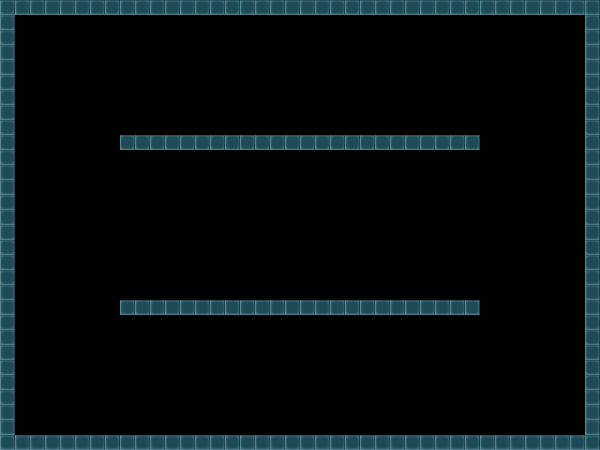

A level layout from a 2D game, rendered from its tile map. Below: a short description, then the map file with its tile-grid data intact:
An orthogonal 40x30 tile map with 15x15 px tiles, 1 tile layer (Tile Layer 1).

<map version="1.0" orientation="orthogonal" renderorder="right-down" width="40" height="30" tilewidth="15" tileheight="15" nextobjectid="1">
 <tileset firstgid="1" source="wall.tsx" />
 <layer name="Tile Layer 1" width="40" height="30">
  <data encoding="csv">
1,1,1,1,1,1,1,1,1,1,1,1,1,1,1,1,1,1,1,1,1,1,1,1,1,1,1,1,1,1,1,1,1,1,1,1,1,1,1,1,
1,0,0,0,0,0,0,0,0,0,0,0,0,0,0,0,0,0,0,0,0,0,0,0,0,0,0,0,0,0,0,0,0,0,0,0,0,0,0,1,
1,0,0,0,0,0,0,0,0,0,0,0,0,0,0,0,0,0,0,0,0,0,0,0,0,0,0,0,0,0,0,0,0,0,0,0,0,0,0,1,
1,0,0,0,0,0,0,0,0,0,0,0,0,0,0,0,0,0,0,0,0,0,0,0,0,0,0,0,0,0,0,0,0,0,0,0,0,0,0,1,
1,0,0,0,0,0,0,0,0,0,0,0,0,0,0,0,0,0,0,0,0,0,0,0,0,0,0,0,0,0,0,0,0,0,0,0,0,0,0,1,
1,0,0,0,0,0,0,0,0,0,0,0,0,0,0,0,0,0,0,0,0,0,0,0,0,0,0,0,0,0,0,0,0,0,0,0,0,0,0,1,
1,0,0,0,0,0,0,0,0,0,0,0,0,0,0,0,0,0,0,0,0,0,0,0,0,0,0,0,0,0,0,0,0,0,0,0,0,0,0,1,
1,0,0,0,0,0,0,0,0,0,0,0,0,0,0,0,0,0,0,0,0,0,0,0,0,0,0,0,0,0,0,0,0,0,0,0,0,0,0,1,
1,0,0,0,0,0,0,0,0,0,0,0,0,0,0,0,0,0,0,0,0,0,0,0,0,0,0,0,0,0,0,0,0,0,0,0,0,0,0,1,
1,0,0,0,0,0,0,0,1,1,1,1,1,1,1,1,1,1,1,1,1,1,1,1,1,1,1,1,1,1,1,1,0,0,0,0,0,0,0,1,
1,0,0,0,0,0,0,0,0,0,0,0,0,0,0,0,0,0,0,0,0,0,0,0,0,0,0,0,0,0,0,0,0,0,0,0,0,0,0,1,
1,0,0,0,0,0,0,0,0,0,0,0,0,0,0,0,0,0,0,0,0,0,0,0,0,0,0,0,0,0,0,0,0,0,0,0,0,0,0,1,
1,0,0,0,0,0,0,0,0,0,0,0,0,0,0,0,0,0,0,0,0,0,0,0,0,0,0,0,0,0,0,0,0,0,0,0,0,0,0,1,
1,0,0,0,0,0,0,0,0,0,0,0,0,0,0,0,0,0,0,0,0,0,0,0,0,0,0,0,0,0,0,0,0,0,0,0,0,0,0,1,
1,0,0,0,0,0,0,0,0,0,0,0,0,0,0,0,0,0,0,0,0,0,0,0,0,0,0,0,0,0,0,0,0,0,0,0,0,0,0,1,
1,0,0,0,0,0,0,0,0,0,0,0,0,0,0,0,0,0,0,0,0,0,0,0,0,0,0,0,0,0,0,0,0,0,0,0,0,0,0,1,
1,0,0,0,0,0,0,0,0,0,0,0,0,0,0,0,0,0,0,0,0,0,0,0,0,0,0,0,0,0,0,0,0,0,0,0,0,0,0,1,
1,0,0,0,0,0,0,0,0,0,0,0,0,0,0,0,0,0,0,0,0,0,0,0,0,0,0,0,0,0,0,0,0,0,0,0,0,0,0,1,
1,0,0,0,0,0,0,0,0,0,0,0,0,0,0,0,0,0,0,0,0,0,0,0,0,0,0,0,0,0,0,0,0,0,0,0,0,0,0,1,
1,0,0,0,0,0,0,0,0,0,0,0,0,0,0,0,0,0,0,0,0,0,0,0,0,0,0,0,0,0,0,0,0,0,0,0,0,0,0,1,
1,0,0,0,0,0,0,0,1,1,1,1,1,1,1,1,1,1,1,1,1,1,1,1,1,1,1,1,1,1,1,1,0,0,0,0,0,0,0,1,
1,0,0,0,0,0,0,0,0,0,0,0,0,0,0,0,0,0,0,0,0,0,0,0,0,0,0,0,0,0,0,0,0,0,0,0,0,0,0,1,
1,0,0,0,0,0,0,0,0,0,0,0,0,0,0,0,0,0,0,0,0,0,0,0,0,0,0,0,0,0,0,0,0,0,0,0,0,0,0,1,
1,0,0,0,0,0,0,0,0,0,0,0,0,0,0,0,0,0,0,0,0,0,0,0,0,0,0,0,0,0,0,0,0,0,0,0,0,0,0,1,
1,0,0,0,0,0,0,0,0,0,0,0,0,0,0,0,0,0,0,0,0,0,0,0,0,0,0,0,0,0,0,0,0,0,0,0,0,0,0,1,
1,0,0,0,0,0,0,0,0,0,0,0,0,0,0,0,0,0,0,0,0,0,0,0,0,0,0,0,0,0,0,0,0,0,0,0,0,0,0,1,
1,0,0,0,0,0,0,0,0,0,0,0,0,0,0,0,0,0,0,0,0,0,0,0,0,0,0,0,0,0,0,0,0,0,0,0,0,0,0,1,
1,0,0,0,0,0,0,0,0,0,0,0,0,0,0,0,0,0,0,0,0,0,0,0,0,0,0,0,0,0,0,0,0,0,0,0,0,0,0,1,
1,0,0,0,0,0,0,0,0,0,0,0,0,0,0,0,0,0,0,0,0,0,0,0,0,0,0,0,0,0,0,0,0,0,0,0,0,0,0,1,
1,1,1,1,1,1,1,1,1,1,1,1,1,1,1,1,1,1,1,1,1,1,1,1,1,1,1,1,1,1,1,1,1,1,1,1,1,1,1,1
</data>
 </layer>
</map>
